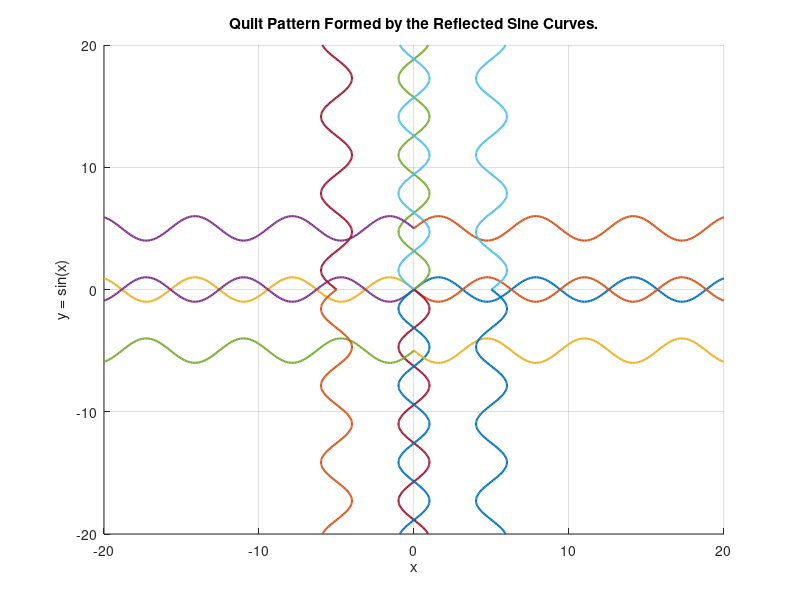
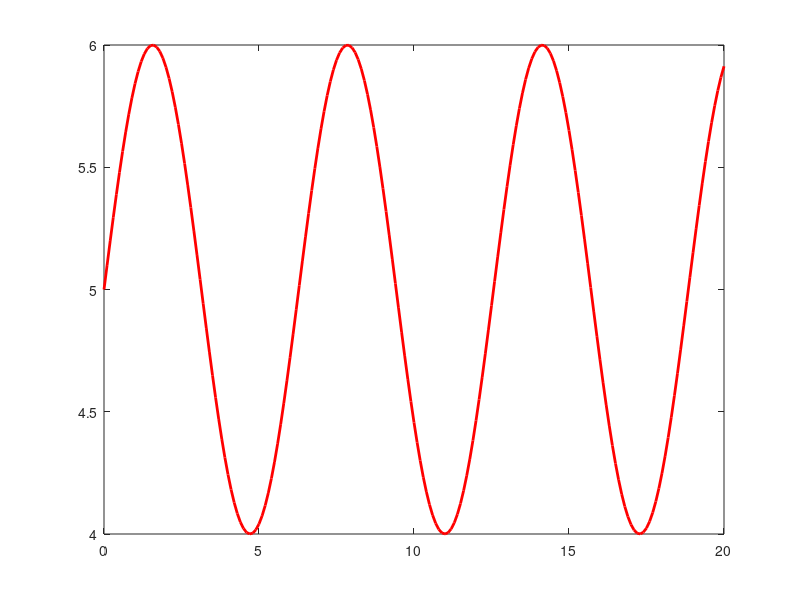

The MATLAB script that drew these images, in order:
figure;
grid on;

x = 0 : 0.1 : 20;
y = sin(x);
x;
k = 1;

while k < 3
	quilt1(1, :) = x;
	quilt2(1, :) = y;

	quilt1(2, :) = x;
	quilt2(2, :) = -y;
 
	quilt1(3, :) = -x;
	quilt2(3, :) = y;

	quilt1(4, :) = -x;
	quilt2(4, :) = -y;

	hold on;
	for ii = 1 : 4
		plot(quilt1(ii, :), quilt2(ii, :), 'LineWidth', 1.5);
		pause(0.5);
	end

	for ii = 1 : 4
		plot(quilt2(ii, :), quilt1(ii, :), 'LineWidth', 1.5);
		pause(0.5);
	end

	%Shift the y by 19;
	y = y + 5;
	k = k + 1;

end

title('Quilt Pattern Formed by the Reflected Sine Curves.');
xlabel('x');
ylabel('y = sin(x)');


hold off;
figure;
plot(quilt1(1, :), quilt2(1, :), 'LineWidth', 2, 'color', 'red');
